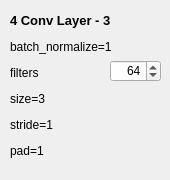
        <widget class="QWidget" name="tabWidgetPage5">
         <attribute name="title">
          <string/>
         </attribute>
         <widget class="QLabel" name="TrainWigLabel_5">
          <property name="geometry">
           <rect>
            <x>10</x>
            <y>10</y>
            <width>141</width>
            <height>21</height>
           </rect>
          </property>
          <property name="text">
           <string>&lt;html&gt;&lt;head/&gt;&lt;body&gt;&lt;p&gt;&lt;span style=&quot; font-size:10pt; font-weight:600;&quot;&gt;4 Conv Layer - 3&lt;/span&gt;&lt;/p&gt;&lt;/body&gt;&lt;/html&gt;</string>
          </property>
         </widget>
         <widget class="QLabel" name="TrainWigLabel_22">
          <property name="geometry">
           <rect>
            <x>10</x>
            <y>40</y>
            <width>151</width>
            <height>131</height>
           </rect>
          </property>
          <property name="text">
           <string>&lt;html&gt;&lt;head/&gt;&lt;body&gt;&lt;p&gt;batch_normalize=1&lt;/p&gt;&lt;p&gt;filters&lt;/p&gt;&lt;p&gt;size=3&lt;/p&gt;&lt;p&gt;stride=1&lt;/p&gt;&lt;p&gt;pad=1&lt;/p&gt;&lt;p&gt;activation=leaky&lt;/p&gt;&lt;/body&gt;&lt;/html&gt;</string>
          </property>
         </widget>
         <widget class="QSpinBox" name="spinBoxConv3">
          <property name="geometry">
           <rect>
            <x>110</x>
            <y>60</y>
            <width>51</width>
            <height>22</height>
           </rect>
          </property>
          <property name="alignment">
           <set>Qt::AlignRight|Qt::AlignTrailing|Qt::AlignVCenter</set>
          </property>
          <property name="buttonSymbols">
           <enum>QAbstractSpinBox::UpDownArrows</enum>
          </property>
          <property name="minimum">
           <number>1</number>
          </property>
          <property name="maximum">
           <number>4096</number>
          </property>
          <property name="singleStep">
           <number>16</number>
          </property>
          <property name="value">
           <number>64</number>
          </property>
         </widget>
        </widget>
